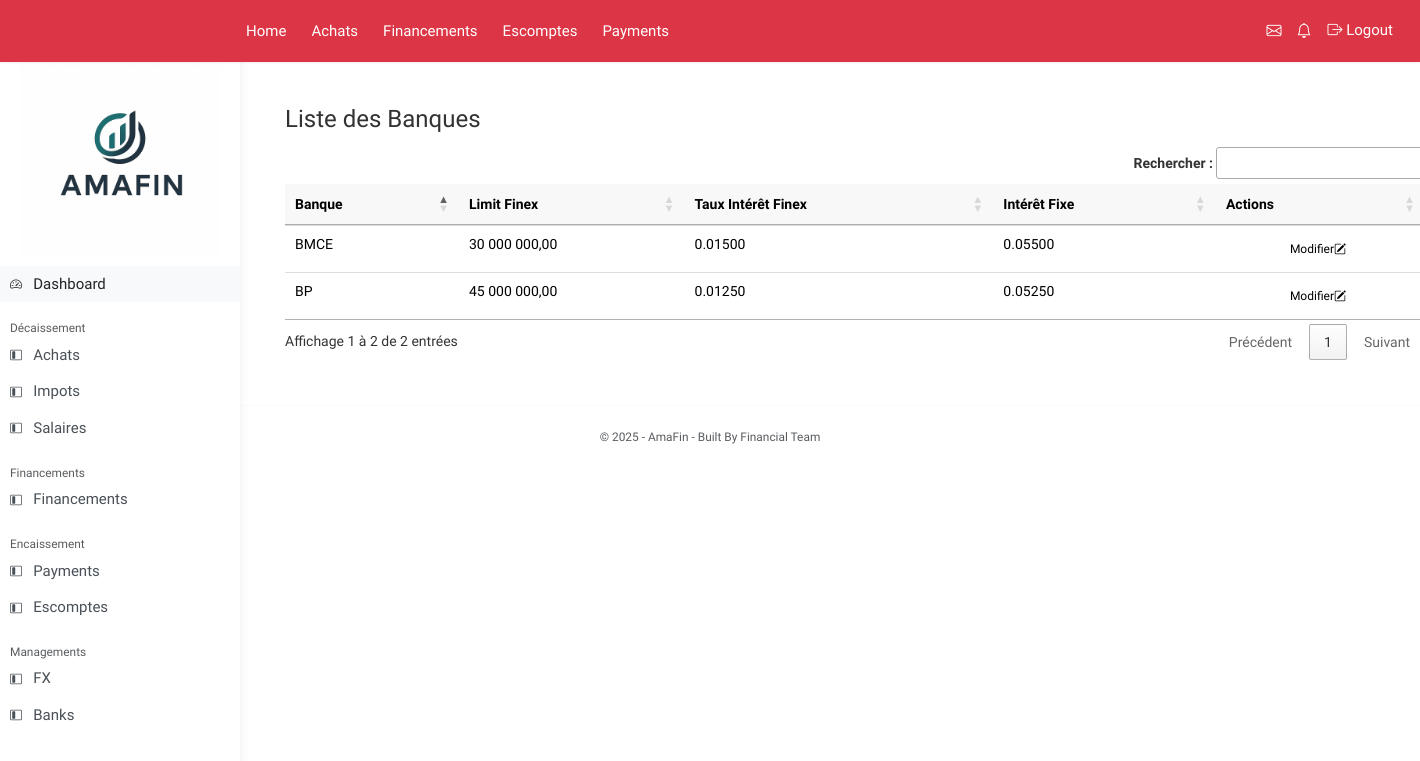
Page /banks/ (signed in) on the committed database.
### dashboard/models.py (models this page shows, shortened)
class Bank(models.Model):
    custom_id = models.CharField(max_length=10, unique=True, editable=False)
    banque = models.CharField(max_length=100,unique=True)
    limit_finex = models.DecimalField(max_digits=30, decimal_places=5, null=True, blank=True)
    taux_interet_finex = models.DecimalField(max_digits=10, decimal_places=5, null=True, blank=True)
    interet_fix = models.DecimalField(max_digits=10, decimal_places=5, null=True, blank=True)

### dashboard/views.py (the view)
# urls.py: path("banks/", views.bankView, name="bank-table"),
def bankView(request):
    banks = Bank.objects.all()
    return render(request, "dashboard/bank.html", {"banks": banks})

### dashboard/templatetags/custom_filters.py (called while the page is built)
@register.filter
def accounting_format(value):
    try:
        value = float(value)
        return f"{value:,.2f}".replace(",", " ").replace(".", ",")
    except (ValueError, TypeError):
        return value

### templates/dashboard/bank.html (shortened to what this page needs)
{% extends "layouts/base.html" %}
{% load custom_filters %}
{% load widget_tweaks %}
{% load static %}
{% block content %}
<div class="container mt-4">
  <h3 class="mb-4">Liste des Banques</h3>
  <table id="bank-table" class="table table-borderless table-hover">
    <thead>
      <tr>
        <th>Banque</th>
        <th>Limit Finex</th>
        <th>Taux Intérêt Finex</th>
        <th>Intérêt Fixe</th>
        <th class="no-sort">Actions</th>
      </tr>
    </thead>
    <tbody>
      {% for bank in banks %}
      <tr>
        <td>{{ bank.banque }}</td>
        <td>{{ bank.limit_finex|accounting_format }}</td>
        <td>{{ bank.taux_interet_finex }}</td>
        <td>{{ bank.interet_fix }}</td>
        <td>
            <button type="button" class="dropdown-item btn btn-sm btn-outline-primary show-edit-form" data-url="{% url 'bank-edit' bank.id %}">
                Modifier<i class="bi bi-pencil-square me-2"></i>
              </button>
        </td>
      </tr>
      {% endfor %}
    </tbody>
  </table>
</div>
{% endblock %}

### static/css/sidebar.css (style rules this page uses)
:root { --sidebar-width: 240px; --navbar-height: 56px; }

### static/css/base.css (style rules this page uses)
body { font-family: "Quicksand", sans-serif; }

### static/css/achat.css (style rules this page uses)
.table thead { background-color: #f8f8f8 !important; }
.table thead>tr>th { background-color: #f8f8f8 !important; padding: 12px 8px; }

### rows in the picture
Bank: banque "BP", limit_finex|accounting_format "45 000 000,00", taux_interet_finex "0.01250", interet_fix "0.05250"
Bank: banque "BMCE", limit_finex|accounting_format "30 000 000,00", taux_interet_finex "0.01500", interet_fix "0.05500"
